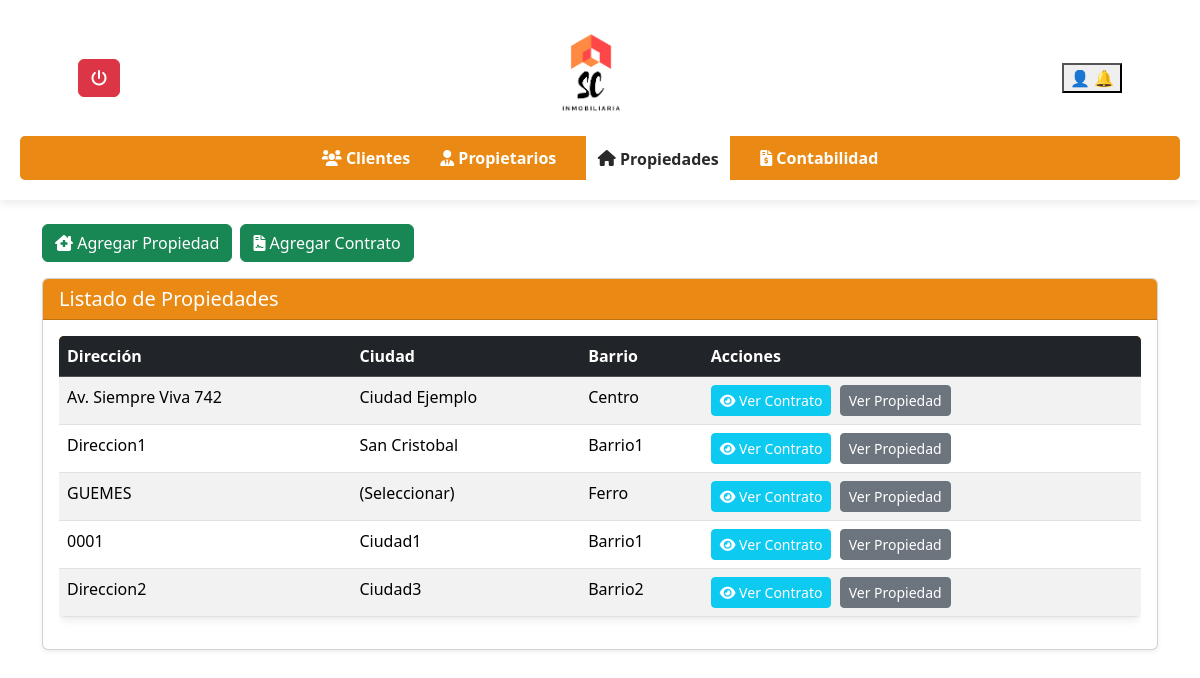
Before: /inmobiliaria/propiedades.php (signed in) with the older database file.
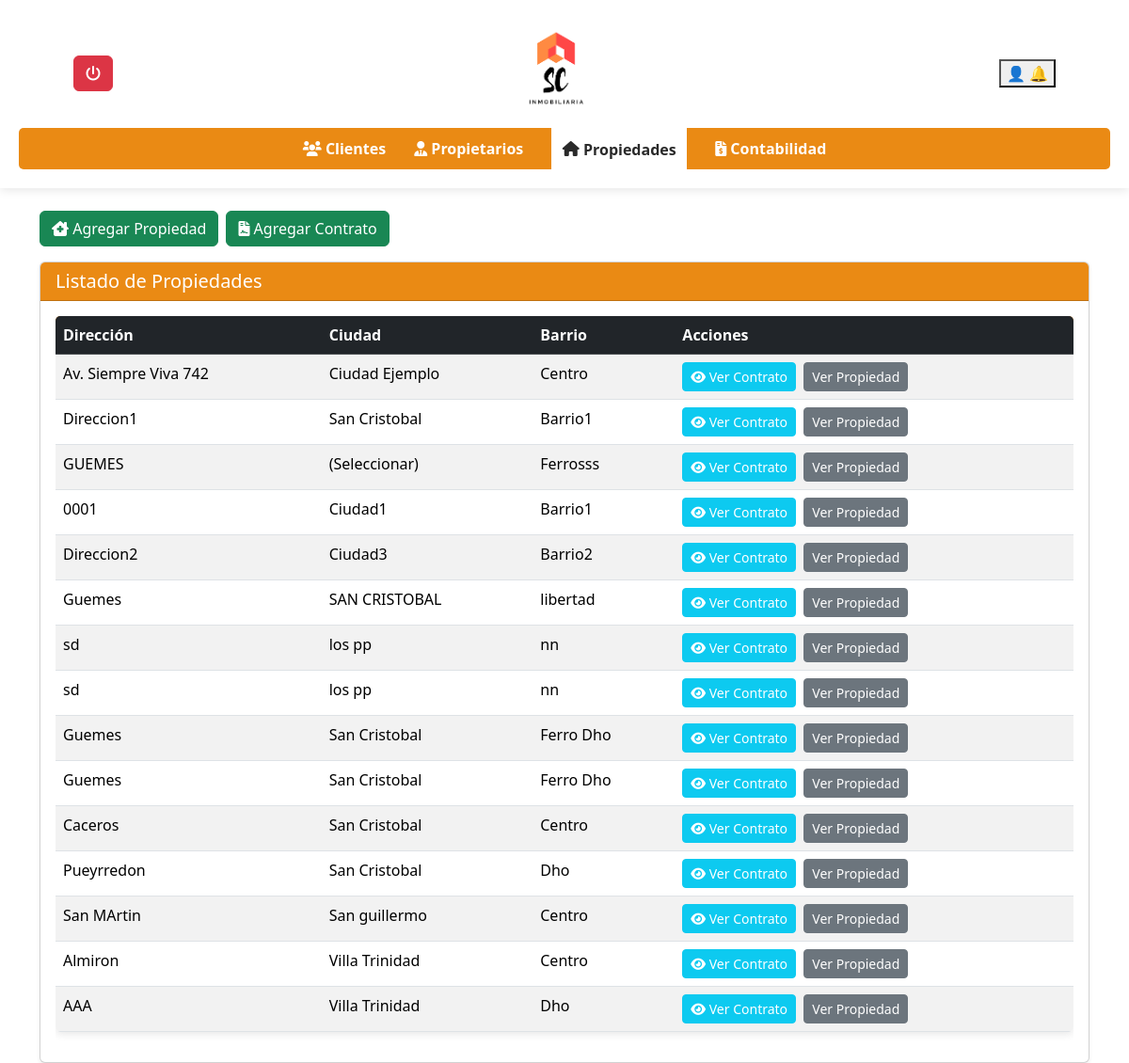
After: the same page with the newer database file.
### tables this page shows
CREATE TABLE `propiedades` (
  `PropiedadID` int(11) NOT NULL,
  `Fecha` date NOT NULL,
  `Barrio` varchar(100) NOT NULL,
  `Ciudad` varchar(100) NOT NULL,
  `Direccion` varchar(100) NOT NULL,
  `Nro` varchar(20) DEFAULT NULL,
  `Dominio` varchar(50) DEFAULT NULL,
  `NroPartida` varchar(50) DEFAULT NULL,
  `Estado` enum('Alquilada','En Venta') NOT NULL,
  `ClienteID` int(11) DEFAULT NULL
);

### inmobiliaria/propiedades.php (the view, shortened to what this page needs)
<?php
include_once 'conexion.php';
?>
<!DOCTYPE html>
<html lang="es">
<head>
    <link rel="stylesheet" href="https://cdnjs.cloudflare.com/ajax/libs/font-awesome/6.0.0/css/all.min.css">
    <link rel="stylesheet" href="styles.css"> <link rel="stylesheet" href="https://fonts.googleapis.com/css2?family=Material+Symbols+Outlined:opsz,wght,FILL,GRAD@20..48,100..700,0..1,-50..200&icon_names=menu" />
    <link href="https://cdn.jsdelivr.net/npm/bootstrap@5.3.3/dist/css/bootstrap.min.css" rel="stylesheet">
    <link rel="stylesheet" href="//cdn.datatables.net/2.2.2/css/dataTables.dataTables.min.css">
</head>
<body>
    <header>
        <div class="header-content">
           <div class="dropdown">
               <a href="../login/logout.php" class="btn btn-danger" title="Cerrar Sesión">
                <i class="fas fa-power-off"></i>
            </a>
            </div>
            <img src="../login/img_login/descarga.png" alt="Logo Inmobiliaria" class="logo">
            <div>
                <div class="dropdown">
                    <button type="button" data-bs-toggle="dropdown" aria-expanded="false" aria-label="Opciones de Usuario">
                        👤
                        🔔
                    </button>
                </div>
            </div>
        </div>
        <nav>
            <ul>
                <li><a href="clientes.php"><i class="fas fa-users"></i> Clientes</a></li>
                <li><a href="propietarios.php"><i class="fas fa-user-tie"></i> Propietarios</a></li>
                <li><a href="propiedades.php" class="active"><i class="fas fa-home"></i> Propiedades</a></li>
                <li><a href="contabilidad.php"><i class="fas fa-file-invoice-dollar"></i> Contabilidad</a></li>
            </ul>
        </nav>
    </header>
    <main class="container mt-4">
        <div class="d-flex justify-content-start align-items-center mb-3">
            <button type="button" class="btn btn-success me-2" data-bs-toggle="modal" data-bs-target="#exampleModal">
                <i class="fas fa-house-chimney-medical"></i> Agregar Propiedad
            </button>
            <button type="button" class="btn btn-success" data-bs-toggle="modal" data-bs-target="#modalContrato">
                <i class="fas fa-file-contract"></i> Agregar Contrato
            </button>
        </div>
        <div class="card shadow-sm">
            <div class="card-header text-white" style="background-color:rgba(233, 128, 0, 0.92);">
                <h2 class="h5 mb-0">Listado de Propiedades</h2>
            </div>
            <div class="card-body">
                <?php
                $sql = "SELECT PropiedadID, Direccion, Ciudad, Barrio FROM propiedades";
                $result = mysqli_query($conn, $sql);
                if (mysqli_num_rows($result) > 0) {
                    echo '<div class="table-responsive">
                            <table id="propiedadesTable" class="table table-striped table-hover">
                                <thead class="table-dark">
                                    <tr>
                                        <th>Dirección</th>
                                        <th>Ciudad</th>
                                        <th>Barrio</th>
                                        <th>Acciones</th>
                                    </tr>
                                </thead>
                                <tbody>';
                    while ($fila = mysqli_fetch_assoc($result)) {
                        echo '<tr>
                                <td>' . htmlspecialchars($fila['Direccion']) . '</td>
                                <td>' . htmlspecialchars($fila['Ciudad']) . '</td>
                                <td>' . htmlspecialchars($fila['Barrio']) . '</td>
                                <td>
                                    <a href="ver_contrato.php?id=' . htmlspecialchars($fila['PropiedadID']) . '" class="btn btn-sm btn-info text-white me-1"><i class="fas fa-eye"></i> Ver Contrato</a>
                                    <a href="ver_propiedad.php?id=' . htmlspecialchars($fila['PropiedadID']) . '" class="btn btn-sm btn-secondary">Ver Propiedad</a>
                                </td>
                            </tr>';
                    }
                    echo '          </tbody>
                                </table>
                            </div>';
                } else {
                    echo '<div class="alert alert-info" role="alert">No se encontraron propiedades.</div>';
                }
                ?>
            </div>
        </div>
    </main>
</body>
</html>

### inmobiliaria/styles.css (style rules this page uses)
body { font-family: Arial, sans-serif; margin: 0; padding: 0; }
header { background-color: #ffffff; display: flex; flex-direction: column; align-items: center; padding: 20px; box-shadow: 0 2px 10px rgba(0, 0, 0, 0.1); }
.header-content { display: flex; align-items: center; justify-content: space-between; width: 90%; max-width: 1200px; }
.logo { height: 10%; width: 10%; margin-top: 0%; margin-bottom: 12px; align-items: center; }
nav { width: 100%; background-color: rgba(233, 128, 0, 0.92); padding: 10px 0; border-radius: 5px; }
nav ul { list-style: none; display: flex; justify-content: center; padding: 0; margin: 0; }
nav ul li { margin: 0 15px; }
nav ul li a { text-decoration: none; color: white; font-weight: bold; }
nav ul li a.active { background-color: #ffffff; color: rgb(42, 42, 42); padding:11.5px; }
button { cursor: pointer; }
table { width: 90%; max-width: 1200px; margin: auto; background: white; border-collapse: collapse; box-shadow: 0 2px 10px rgba(0, 0, 0, 0.1); border-radius: 5px; overflow: hidden; margin-bottom: 2%; }
thead { background-color: rgba(233, 128, 0, 0.92); color: white; }
th, td { padding: 15px; text-align: left; border-bottom: 1px solid #ddd; }
th { font-weight: bold; }
h2 { color: #333; margin-bottom: 25px; }

Changed rows visible on the page:
changed propiedades "GUEMES": Barrio "Ferro" → "Ferrosss"
added propiedades: Direccion "Guemes", Ciudad "SAN CRISTOBAL", Barrio "libertad"
added propiedades: Direccion "sd", Ciudad "los pp", Barrio "nn"
added propiedades: Direccion "sd", Ciudad "los pp", Barrio "nn"
added propiedades: Direccion "Guemes", Ciudad "San Cristobal", Barrio "Ferro Dho"
added propiedades: Direccion "Guemes", Ciudad "San Cristobal", Barrio "Ferro Dho"
added propiedades: Direccion "Caceros", Ciudad "San Cristobal", Barrio "Centro"
added propiedades: Direccion "Pueyrredon", Ciudad "San Cristobal", Barrio "Dho"
added propiedades: Direccion "San MArtin", Ciudad "San guillermo", Barrio "Centro"
added propiedades: Direccion "Almiron", Ciudad "Villa Trinidad", Barrio "Centro"
added propiedades: Direccion "AAA", Ciudad "Villa Trinidad", Barrio "Dho"
